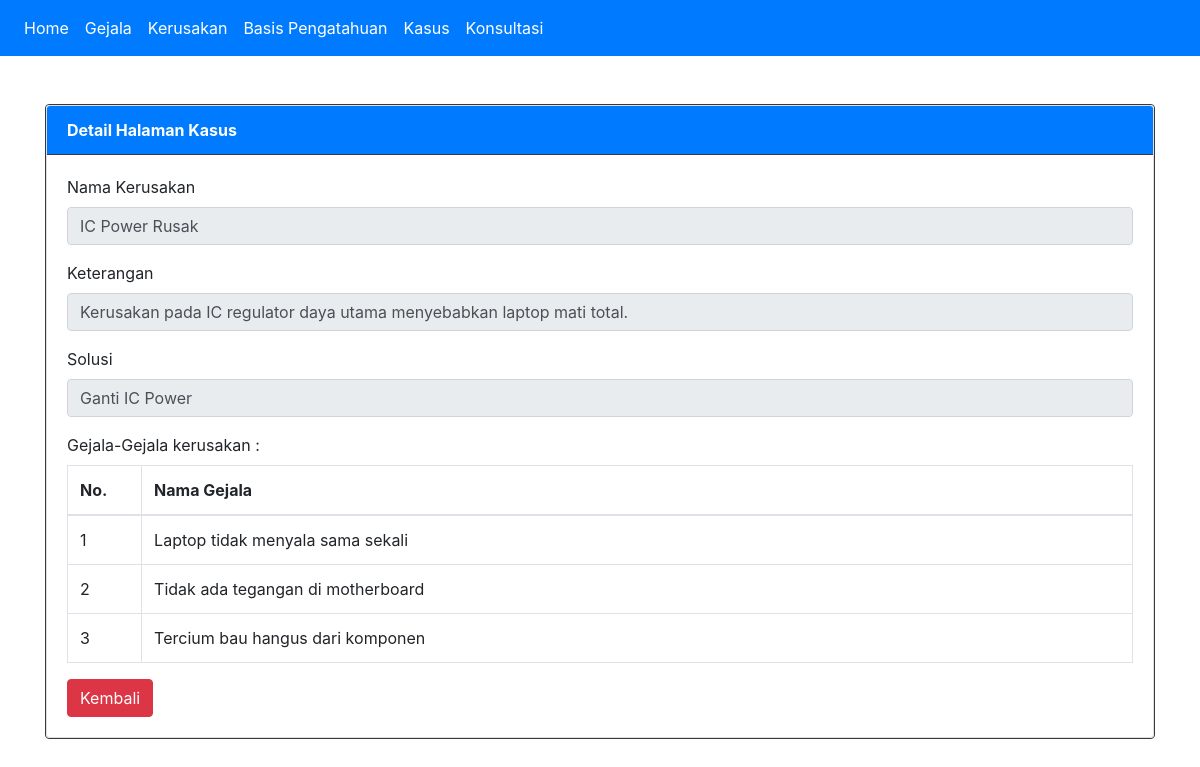
Screenshot of /?page=kasus&action=detail&id=1 with the database file from the repository.
### tables this page shows
CREATE TABLE `kasus`  (
  `idkasus` int NOT NULL AUTO_INCREMENT,
  `idkerusakan` int NULL DEFAULT NULL,
  `solusi` text NULL,
  PRIMARY KEY (`idkasus`) USING BTREE
);

CREATE TABLE `kerusakan`  (
  `idkerusakan` int NOT NULL AUTO_INCREMENT,
  `nmkerusakan` varchar(100) NULL DEFAULT NULL,
  `keterangan` text NULL,
  PRIMARY KEY (`idkerusakan`) USING BTREE
);

CREATE TABLE `detail_kasus`  (
  `idkasus` int NULL DEFAULT NULL,
  `idgejala` int NULL DEFAULT NULL
);

CREATE TABLE `gejala`  (
  `idgejala` int NOT NULL AUTO_INCREMENT,
  `nmgejala` varchar(200) NULL DEFAULT NULL,
  PRIMARY KEY (`idgejala`) USING BTREE
);

### detail_kasus.php (the view, shortened to what this page needs)
<?php
$idkasus=$_GET['id'];
$sql = "SELECT kasus.idkasus,kasus.idkerusakan,
                kerusakan.nmkerusakan,kerusakan.keterangan,kasus.solusi
        FROM kasus INNER JOIN kerusakan ON kasus.idkerusakan=kerusakan.idkerusakan
        WHERE kasus.idkasus='$idkasus'";
$result = $conn->query($sql);
$row = $result->fetch_assoc();
?>
<div class="row">
    <div class="col-sm-12">
        <form action="" method="POST">
            <div class="card border-dark">
                <div class="card">
                    <div class="card-header bg-primary text-white border-dark"><strong>Detail Halaman Kasus</strong></div>
                    <div class="card-body">
                        <div class="form-group">
                            <label for="">Nama Kerusakan</label>
                            <input type="text" class="form-control" value="<?php echo $row['nmkerusakan'] ?>" name="nama" readonly>
                        </div>
                        <div class="form-group">
                            <label for="">Keterangan</label>
                            <input type="text" class="form-control" value="<?php echo $row['keterangan'] ?>" name="ket" readonly>
                        </div>
                        <div class="form-group">
                            <label for="">Solusi</label>
                            <input type="text" class="form-control" value="<?php echo $row['solusi'] ?>" name="solusi" readonly>
                        </div>
                        <label for="">Gejala-Gejala kerusakan :</label>
                        <table class="table table-bordered">
                        <thead>
                        <tr>
                            <th width="40px">No.</th>
                            <th width="700px">Nama Gejala</th>
                        </tr>
                        </thead>
                        <tbody>
                        <?php
                            $no=1;
                            $sql = "SELECT detail_kasus.idkasus,detail_kasus.idgejala,gejala.nmgejala
                                    FROM detail_kasus INNER JOIN gejala
                                    ON detail_kasus.idgejala=gejala.idgejala WHERE detail_kasus.idkasus='$idkasus'";
                            $result = $conn->query($sql);
                            while($row = $result->fetch_assoc()) {
                        ?>
                            <tr>
                                <td><?php echo $no++; ?></td>
                                <td><?php echo $row['nmgejala']; ?></td>
                            </tr>
                        <?php
                            }
                        ?>
                        </tbody>
                        </table>
                        <a class="btn btn-danger" href="?page=kasus">Kembali</a>
                    </div>
                </div>
            </div>
        </form>
    </div>
</div>

### rows the page displays
kasus: nama "IC Power Rusak", ket "Kerusakan pada IC regulator daya utama menyebabkan laptop mati total.", solusi "Ganti IC Power"
detail_kasus: idgejala.nmgejala "Laptop tidak menyala sama sekali"
detail_kasus: idgejala.nmgejala "Tidak ada tegangan di motherboard"
detail_kasus: idgejala.nmgejala "Tercium bau hangus dari komponen"
